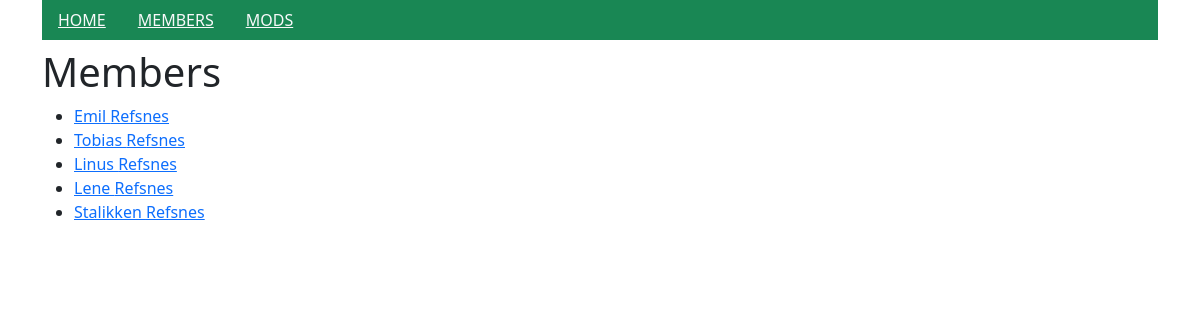
The page /members/ on the database its author committed.
### members/models.py (models this page shows)
class Member(models.Model):
    firstname = models.CharField(max_length=255)
    lastname = models.CharField(max_length=255)
    phone = models.IntegerField(null=True)
    joined_date = models.DateField(null=True)

### members/views.py (the view)
# urls.py: path('members/', views.members, name='members'),
def members(request):
    mymembers = Member.objects.all().values()
    template = loader.get_template('all_members.html')
    context = {
        'mymembers': mymembers,
    }
    return HttpResponse(template.render(context, request))

### members/templates/all_members.html (shortened to what this page needs)
{% extends "master.html" %}
{% block content %}
  <h1>Members</h1>
  <ul>
    {% for x in mymembers %}
      <li><a href="details/{{ x.id }}">{{ x.firstname }} {{ x.lastname }}</a></li>
    {% endfor %}
  </ul>
{% endblock %}

### rows shown on the page
Member: firstname "Emil", lastname "Refsnes"
Member: firstname "Tobias", lastname "Refsnes"
Member: firstname "Linus", lastname "Refsnes"
Member: firstname "Lene", lastname "Refsnes"
Member: firstname "Stalikken", lastname "Refsnes"
